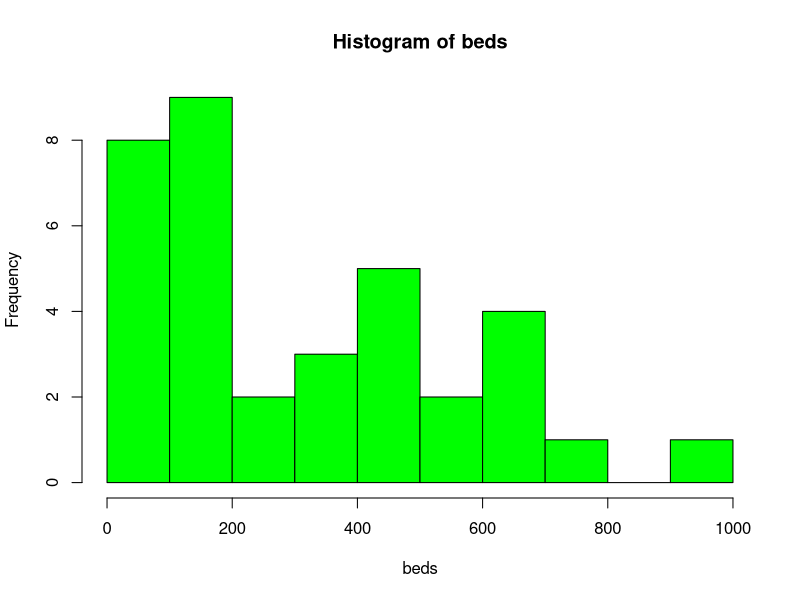
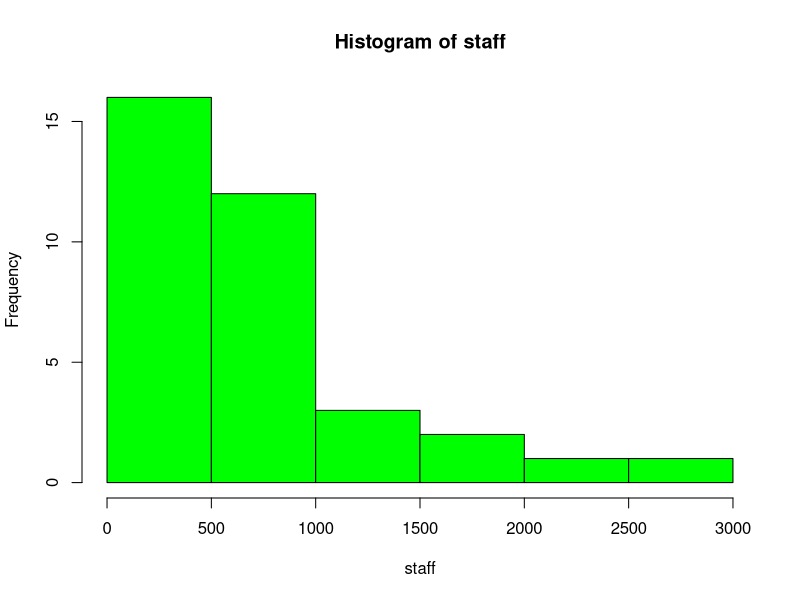
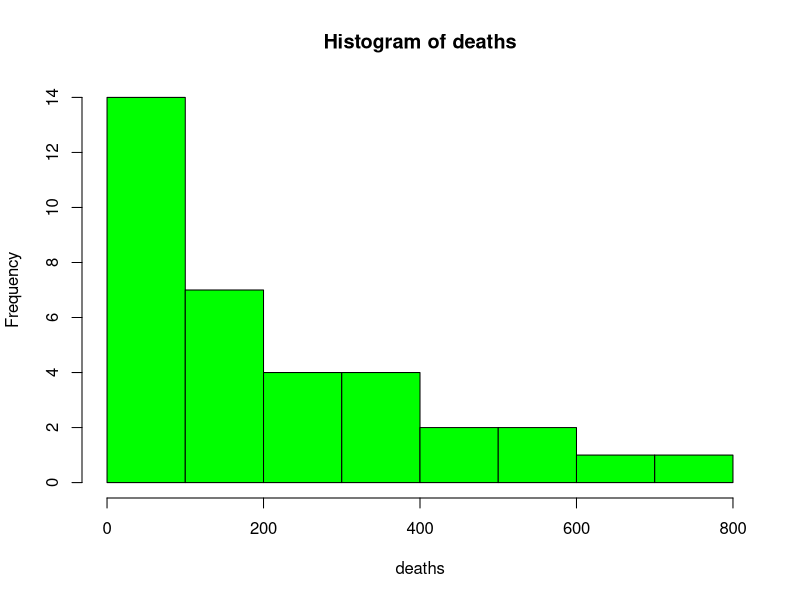
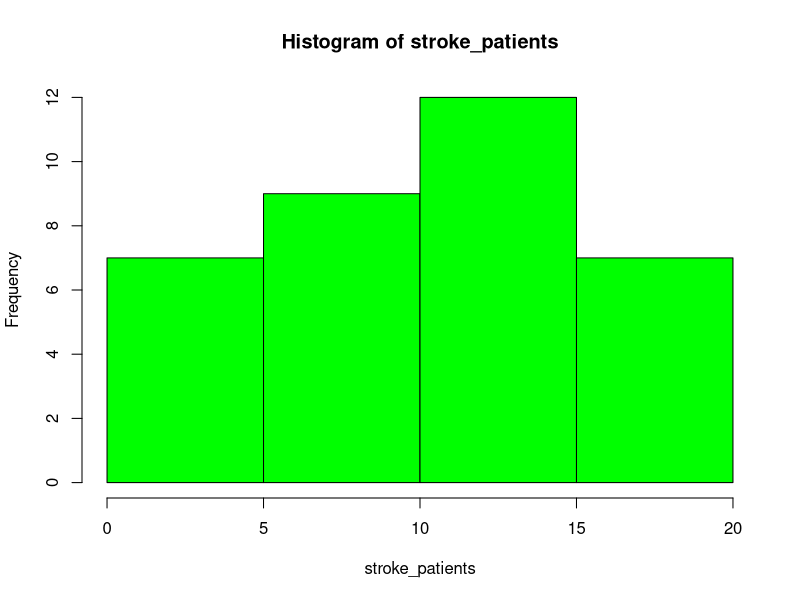
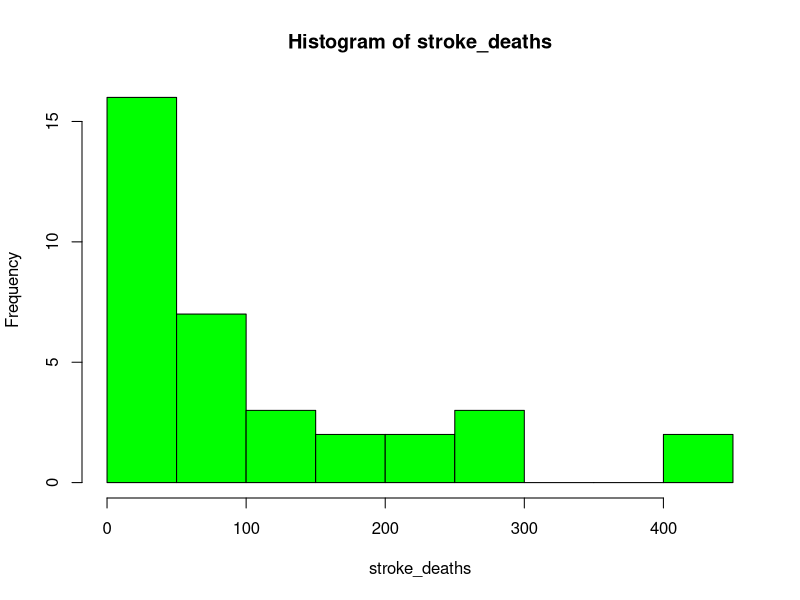
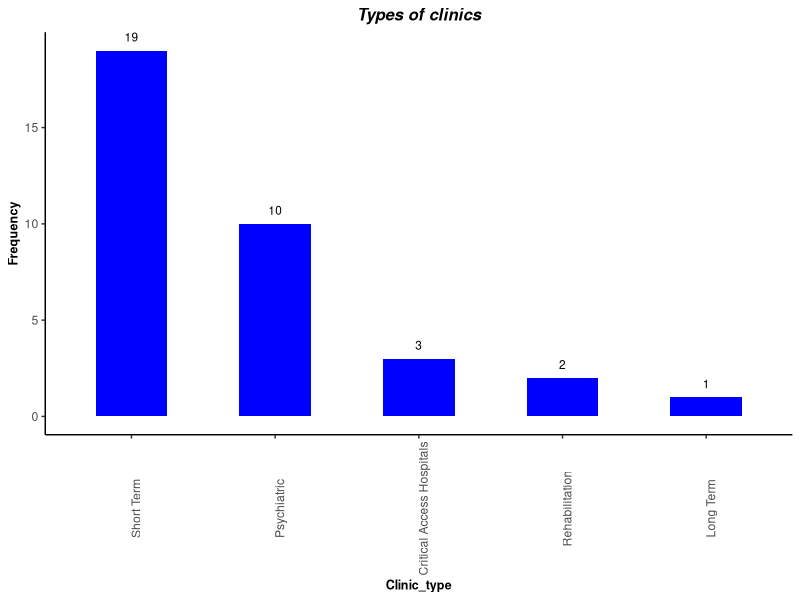
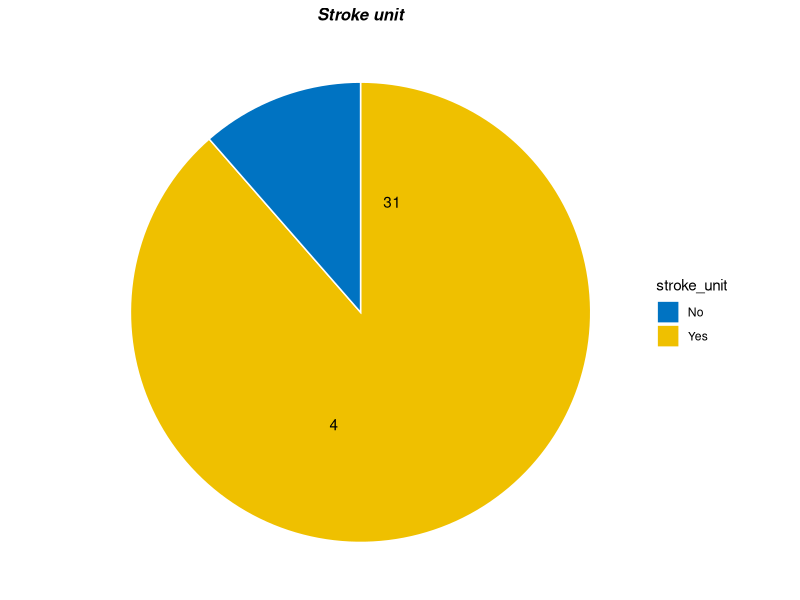
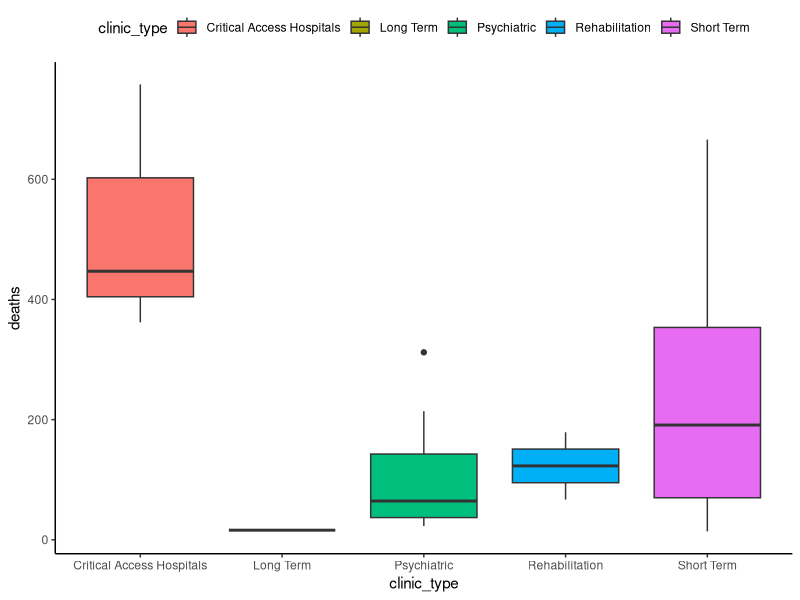

Reproduce these figures in R, in order. (Note: this script raises an error after producing the figures.)
#Changing the working directory and importing the dataset
setwd("C:/Users/Temitope/Desktop/portfolio/R, CHARLES")
data <- read.csv("hospitals.csv")

#Loading appropriate libraries to be used
library(dplyr)
library(ggplot2)
library("car")
library(tidyr)

head(data)#To view the first 10 rows
ncol(data)#Number of columns in dataset
nrow(data)#Number of rows in dataset

str(data)#To view the datatypes for each variable

#Making R to recognize variables as categorical variables 
data$clinic_type<- as.factor(data$clinic_type)
data$stroke_unit <- as.factor(data$stroke_unit)
data$resp_avail<- as.factor (data$resp_avail)


#Changing some variables to their appropriate variable names
colnames(data)[7] <- "stroke_patients"
colnames(data)[9] <- "response_available"
colnames(data)[10] <- "covid_patients"


attach(data)



#PART1 - DESCRIPTIVE ANALYSIS

#Plotting the histograms to get the distribution of each variable as this will be usable in the assignment
hist(beds, col="green")
hist(staff,col="green")
hist(deaths,col="green")
hist(stroke_patients,col="green")
hist(stroke_deaths,col="green")


#MEASURES OF CENRTAL TENDENCY

#Mean of stroke patients variable
mean(stroke_patients)

#Median value foe beds, staff, deaths, stroke_deaths and covid patients variables
medians <- apply(data[c("beds", "staff","deaths","stroke_deaths","covid_patients")],2,FUN=median)
medians

#Using the dplyr library to find mode

#Clinic type mode with percentage column added
mode_clinic_type<-data %>%
  count(clinic_type) %>% 
  arrange(desc(n)) %>%
  mutate(freq_percent = n / sum(n))
mode_clinic_type

  #Stroke unit mode with percentage column added
mode_stroke_unit<-data %>%
  count(stroke_unit) %>% 
  arrange(desc(n)) %>%
  mutate(freq_percent = n / sum(n))
mode_stroke_unit

#Mode for response_available variable with percentage column added
mode_response_available<-data %>%
  count(response_available) %>% 
  arrange(desc(n)) %>%
  mutate(freq_percent = n / sum(n))
mode_response_available


#MEASURES OF SPREAD

sd(covid_patients) #Standard deviation for the covid patients variable


max(beds)- min(beds) #Range for beds variable
max(staff)-min(staff) #Range for staff variable
max(deaths)-min(deaths) #Range for deaths
max(stroke_deaths) - min(stroke_deaths) #Range for stroke deaths
max(covid_patients) - min(covid_patients) #Range for covid patients


#GRAPHS

#Bar graph to visualize frequency of clinic types in the dataset
ggplot(data, aes(x=reorder(clinic_type, clinic_type, function(x) - length(x)))) +
  geom_bar( width=0.5, fill="blue")+
  labs(x='Clinic_type',y="Frequency")+theme(axis.text.x = element_text(angle = 90))+
  geom_text(stat='count', aes(label=..count..),size = 3, vjust=-1)+
  ggtitle("Types of clinics")+
  theme(
    plot.title = element_text(hjust = 0.5,size=12, face="bold.italic"),
    axis.title.x = element_text(size=9, face="bold"),
    axis.title.y = element_text( size=9, face="bold")
  )+
  theme(panel.grid.major = element_blank(), panel.grid.minor = element_blank(),
        panel.background = element_blank(), axis.line = element_line(colour = "black"))
  



#Pie chart to show stroke unit presence in the dataset
mycols <- c("#0073C2FF", "#EFC000FF") #Defining the colour to be used
            
            
ggplot(mode_stroke_unit, aes(x = "", y = freq_percent, fill = stroke_unit)) +
  geom_bar(width = 1, stat = "identity", color = "white")+
  coord_polar("y", start = 0)+
  
  geom_text(aes(y = (cumsum(freq_percent) - 0.9*freq_percent),label = n),
            position = position_stack(vjust = 0.5)) +
  scale_fill_manual(values = mycols) +
  theme_void()+
  ggtitle("Stroke unit")+
  theme(
    plot.title = element_text(hjust = 0.5,size=12, face="bold.italic"))



#Constructing a box-plot for the categories of clinic types against death score
ggplot(data, aes(x = clinic_type, y = deaths, fill = clinic_type)) +
  geom_boxplot() +
  theme_classic()+
  theme(legend.position = "top")

get_box_stats <- function(y, upper_limit = max(deaths) * 1.15) {
  return(data.frame(
    y = 0.95 * upper_limit,
    label = paste(
      "Count =", length(y), "\n",
      "25% quartile =", quantile(y, probs = 0.25),"\n",
      "50% quartile =", quantile(y, probs = 0.50),"\n",
      "75% quartile =", quantile(y, probs = 0.75),"\n"
    )
  ))
}

ggplot(data, aes(x = clinic_type, y = deaths, fill = clinic_type)) +
  geom_boxplot() +
  theme_classic()+
  theme(legend.position = "top", legend.text = element_text(size = 7))+
  ggtitle("Boxplot for all clinic types accoring to deaths rates")+
stat_summary(fun.data = get_box_stats, geom = "text",size=3, hjust = 0.5, vjust = 0.9)





#Correlation
#To test for normality of different varibles to be used
shapiro.test(staff)
shapiro.test(beds)
shapiro.test(deaths)
shapiro.test(stroke_patients)
shapiro.test(stroke_deaths)


#Correlation between beds and staff
cor.test(beds,staff,method= "spearman")
#To confirm the results of these correlation tests using the scatterplot diagram
scatterplot(beds ~ staff, data = data,
            smooth = FALSE,grid = FALSE, frame = FALSE,main="correlation between beds and staff")


#Correlation between staff and deaths
cor.test(staff,deaths,method = "spearman")
#To confirm the results of these correlation tests using the scatterplot diagram
scatterplot(staff~deaths,
            smooth = FALSE, grid = FALSE, frame = FALSE, main = "correlation between staff and deaths")

#Correlation between stroke patients and stroke deaths
cor.test(stroke_patients, stroke_deaths, method="spearman")
#To confirm the results of these correlation tests using the scatterplot diagram
scatterplot(stroke_patients, stroke_deaths,
            smooth = FALSE, grid = FALSE, frame = FALSE, main = "correlation between stroke patients and stroke deaths")






#PART2 - INFERENTIAL ASSUMPTIONS

#Calculating confidence intervals for Stroke patients variable

#When finding the confidence interval using the "confint" function of r,the model is fitted first into a dataframe
model <- lm(stroke_patients ~ 1, data)


confint(model, level=0.99) # The confidence interval for 99% 
confint(model, level=0.95) # The confidence interval for 95% 
confint(model, level=0.90) # The confidence interval for 90%



#Hypothesis testing


#To test if there is a significant difference in death rate between the two groups of response-available variable for the population.
wilcox.test(deaths~response_available, data=data, exact=FALSE)

#To test if there is a significant difference in stroke death rate between the two groups of stroke unit variable for the population.
wilcox.test(stroke_deaths~stroke_unit, data=data, exact = FALSE)

#To test if there is a significant difference in stroke death rate between the two groups of stroke unit variable for the population.
t.test(stroke_patients~stroke_deaths)
t.test(stroke_deaths, deaths)
